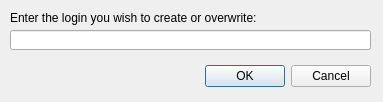
<?xml version="1.0" encoding="UTF-8"?>
<ui version="4.0">
 <class>DialogCreateAccount</class>
 <widget class="QDialog" name="DialogCreateAccount">
  <property name="geometry">
   <rect>
    <x>0</x>
    <y>0</y>
    <width>383</width>
    <height>102</height>
   </rect>
  </property>
  <property name="sizePolicy">
   <sizepolicy hsizetype="Fixed" vsizetype="Fixed">
    <horstretch>0</horstretch>
    <verstretch>0</verstretch>
   </sizepolicy>
  </property>
  <property name="minimumSize">
   <size>
    <width>383</width>
    <height>102</height>
   </size>
  </property>
  <property name="maximumSize">
   <size>
    <width>383</width>
    <height>102</height>
   </size>
  </property>
  <property name="windowTitle">
   <string>Create new account</string>
  </property>
  <widget class="QDialogButtonBox" name="buttonBox_2">
   <property name="geometry">
    <rect>
     <x>30</x>
     <y>60</y>
     <width>341</width>
     <height>32</height>
    </rect>
   </property>
   <property name="orientation">
    <enum>Qt::Horizontal</enum>
   </property>
   <property name="standardButtons">
    <set>QDialogButtonBox::Cancel|QDialogButtonBox::Ok</set>
   </property>
  </widget>
  <widget class="QLineEdit" name="lineEdit">
   <property name="geometry">
    <rect>
     <x>10</x>
     <y>30</y>
     <width>361</width>
     <height>20</height>
    </rect>
   </property>
  </widget>
  <widget class="QLabel" name="label">
   <property name="geometry">
    <rect>
     <x>10</x>
     <y>10</y>
     <width>341</width>
     <height>16</height>
    </rect>
   </property>
   <property name="text">
    <string>Enter the login you wish to create or overwrite:</string>
   </property>
  </widget>
 </widget>
 <resources/>
 <connections/>
</ui>
